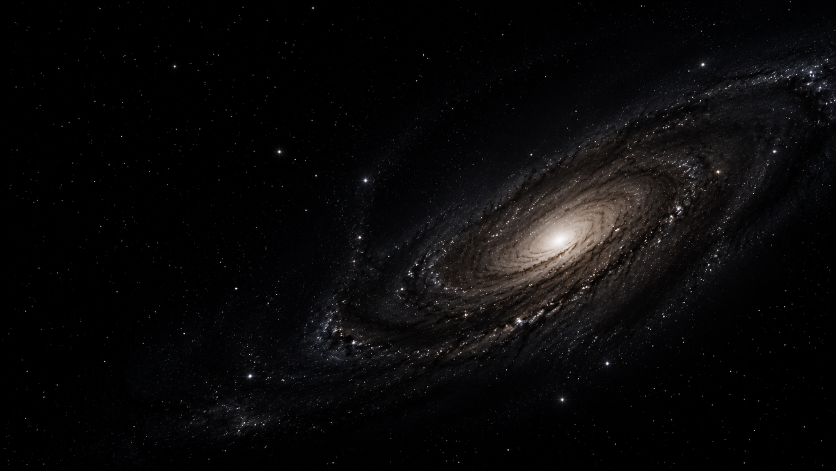
#> input picture photo/boot.png, 1672 x 941 px, found by its file name (shown at 1/2 size)
$ python convert_png.py
#> lines starting #> are read from the running program, lines starting #| are printed output that depends on the picture
import os
import sys

try:
    from PIL import Image
except ImportError:
    print("Pillow not found, installing via pip...")
    import subprocess
    subprocess.check_call([sys.executable, "-m", "pip", "install", "Pillow"])
    from PIL import Image

png_path = r"d:\Signatures_OS\photo\boot.png"
raw_path = r"d:\Signatures_OS\build\boot.raw"

if not os.path.exists(png_path):
    print(f"Error: {png_path} does not exist!")
    sys.exit(1)

print(f"Converting {png_path} to raw BGRA...")
img = Image.open(png_path).resize((1920, 1080)).convert("RGBA")

# VBE expects BGRA format: Blue, Green, Red, Alpha (0xAARRGGBB in little endian)
r, g, b, a = img.split()
#> a: PIL image 1920x1080 L; every value is 255
bgra = Image.merge("RGBA", (b, g, r, a))
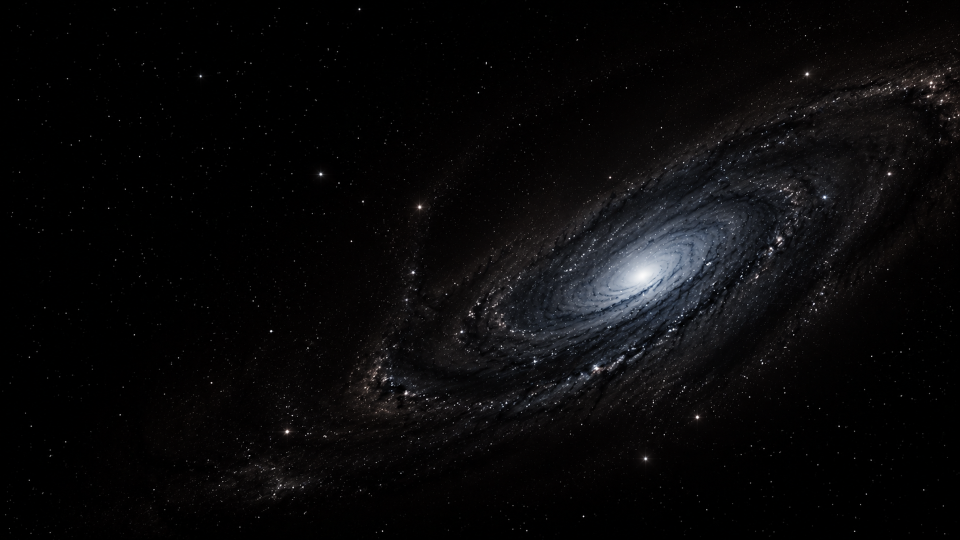
#> bgra: PIL image 1920x1080 RGBA (shown at 1/2 size); mean R, G, B, A 9.6, 9.1, 10, 255

with open(raw_path, "wb") as f:
    f.write(bgra.tobytes())

print(f"Success! Saved raw BGRA image to {raw_path}")
